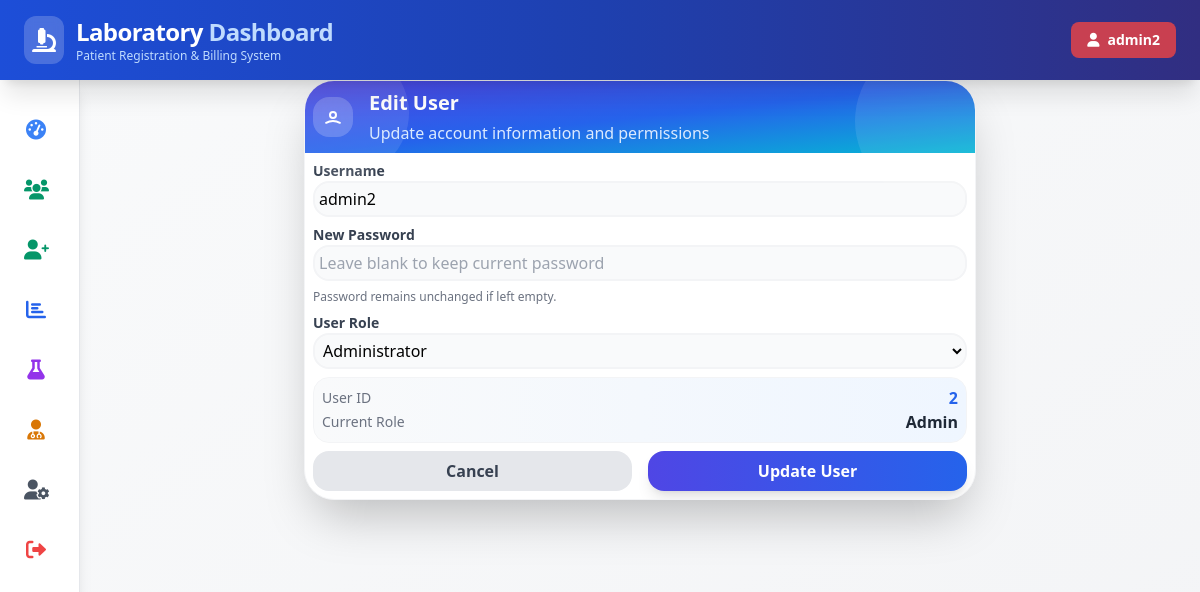
Page /pages/edit_user.php?id=2 (signed in) on the committed database.
### tables this page shows
CREATE TABLE `users` (
  `id` int(11) NOT NULL,
  `username` varchar(50) NOT NULL,
  `password` varchar(50) NOT NULL,
  `role` int(11) NOT NULL DEFAULT 0
);

### pages/edit_user.php (the view, shortened to what this page needs)
<?php
include '../config.php';
$id = mysqli_real_escape_string($conn, $_GET['id']);
$sql = "SELECT * FROM users WHERE id = '{$id}'";
$result = mysqli_query($conn, $sql);
$user = mysqli_fetch_assoc($result);
include 'header.php';
include 'sidebar.php';
?>
<body class="bg-gradient-to-br from-gray-50 to-gray-100 min-h-screen flex items-center justify-center">
    <div class="w-full max-w-2xl mx-auto">
    <div class="bg-white rounded-[30px] shadow-2xl overflow-hidden border border-gray-100">
        <div class="relative bg-gradient-to-br from-indigo-600 via-blue-600 to-cyan-500 px-2 py-2">
            <div class="absolute inset-0 opacity-10">
                <div class="absolute top-0 right-0 w-40 h-40 bg-white rounded-full -mr-10 -mt-10"></div>
                <div class="absolute bottom-0 left-0 w-32 h-32 bg-white rounded-full -ml-6 -mb-6"></div>
            </div>
            <div class="relative flex items-center gap-4">
                <div class="w-10 h-10 rounded-2xl bg-white/20 backdrop-blur flex items-center justify-center">
                    <svg class="w-6 h-6 text-white" fill="none" stroke="currentColor" viewBox="0 0 24 24">
                        <path stroke-linecap="round" stroke-linejoin="round" stroke-width="2"
                            d="M5.121 17.804A13.937 13.937 0 0112 16c2.5 0 4.847.655 6.879 1.804M15 10a3 3 0 11-6 0 3 3 0 016 0z"/>
                    </svg>
                </div>
                <div>
                    <h2 class="text-xl font-bold text-white">
                        Edit User
                    </h2>
                    <p class="text-blue-100 mt-1">
                        Update account information and permissions
                    </p>
                </div>
            </div>
        </div>
        <div class="p-2">
            <form action="<?php echo $_SERVER['PHP_SELF'] . '?id=' . $id; ?>" method="POST" autocomplete="off" class="space-y-2">
                <div>
                    <label class="block text-sm font-semibold text-gray-700">
                    </label>
                    <input
                        type="text"
                        name="username"
                        value="<?php echo htmlspecialchars($user['username']); ?>"
                        required
                        class="w-full px-1 py-1 bg-gray-50 border-2 border-gray-100 rounded-2xl focus:border-blue-500 focus:bg-white focus:outline-none transition"
                    >
                </div>
                <div>
                    <label class="block text-sm font-semibold text-gray-700">
                        New Password
                    </label>
                    <input
                        type="password"
                        name="password"
                        placeholder="Leave blank to keep current password"
                        class="w-full px-1 py-1 bg-gray-50 border-2 border-gray-100 rounded-2xl focus:border-blue-500 focus:bg-white focus:outline-none transition"
                    >
                    <p class="mt-2 text-xs text-gray-500">
                        Password remains unchanged if left empty.
                    </p>
                </div>
                <div>
                    <label class="block text-sm font-semibold text-gray-700">
                        User Role
                    </label>
                    <select
                        name="role"
                        required
                        class="w-full px-1 py-1 bg-gray-50 border-2 border-gray-100 rounded-2xl focus:border-blue-500 focus:bg-white focus:outline-none transition"
                    >
                        <option value="1" <?php echo ($user['role'] == '1') ? 'selected' : ''; ?>>
                            Administrator
                        </option>
                    </select>
                </div>
                <div class="bg-gradient-to-r from-gray-50 to-blue-50 rounded-2xl p-2 border border-gray-100">
                    <div class="flex justify-between items-center">
                        <span class="text-gray-500 text-sm">User ID</span>
                        <span class="font-bold text-blue-600">
                            <?php echo $user['id']; ?>
                        </span>
                    </div>
                    <div class="flex justify-between items-center">
                        <span class="text-gray-500 text-sm">Current Role</span>
                        <span class="font-semibold text-gray-800">
                            <?php echo ($user['role'] == '1') ? 'Admin' : 'User'; ?>
                        </span>
                    </div>
                </div>
                <div class="flex gap-4">
                    <a
                        href="all_users.php"
                        class="flex-1 py-2 bg-gray-200 hover:bg-gray-200 rounded-2xl text-center font-semibold text-gray-700 transition"
                    >
                        Cancel
                    </a>
                    <button
                        type="submit"
                        name="submit"
                        class="flex-1 py-2 rounded-2xl bg-gradient-to-r from-indigo-600 to-blue-600 hover:from-indigo-700 hover:to-blue-700 text-white font-bold shadow-lg transition"
                    >
                        Update User
                    </button>
                </div>
            </form>
        </div>
    </div>
</div>
            </div>
            <?php include 'footer.php'; ?>

### rows in the picture
users: username "admin2", role "Administrator", id "2"

### other values in the picture
$_SESSION['admin'] "admin2"
